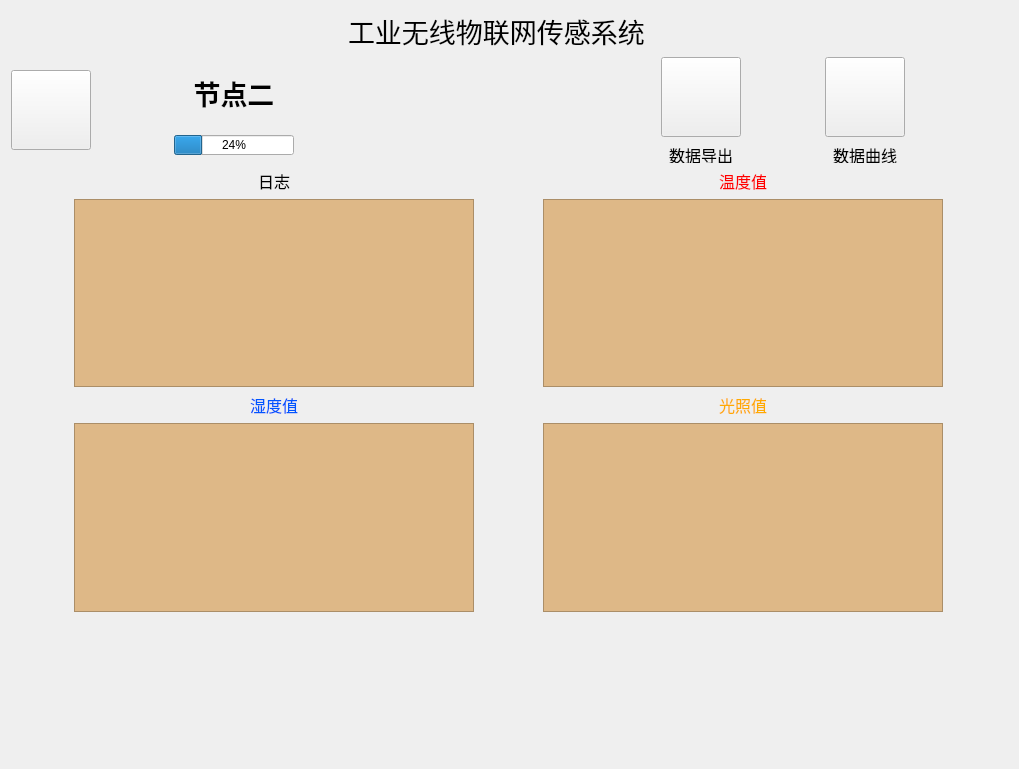
<?xml version="1.0" encoding="UTF-8"?>
<ui version="4.0">
 <class>nodeTwo</class>
 <widget class="QWidget" name="nodeTwo">
  <property name="geometry">
   <rect>
    <x>0</x>
    <y>0</y>
    <width>1019</width>
    <height>769</height>
   </rect>
  </property>
  <property name="windowTitle">
   <string>Form</string>
  </property>
  <layout class="QGridLayout" name="gridLayout">
   <item row="0" column="0">
    <layout class="QHBoxLayout" name="horizontalLayout_5">
     <item>
      <spacer name="horizontalSpacer">
       <property name="orientation">
        <enum>Qt::Horizontal</enum>
       </property>
       <property name="sizeHint" stdset="0">
        <size>
         <width>40</width>
         <height>20</height>
        </size>
       </property>
      </spacer>
     </item>
     <item>
      <widget class="QLabel" name="label_6">
       <property name="text">
        <string>&lt;html&gt;&lt;head/&gt;&lt;body&gt;&lt;p&gt;&lt;span style=&quot; font-size:20pt;&quot;&gt;工业无线物联网传感系统&lt;/span&gt;&lt;/p&gt;&lt;/body&gt;&lt;/html&gt;</string>
       </property>
      </widget>
     </item>
     <item>
      <spacer name="horizontalSpacer_2">
       <property name="orientation">
        <enum>Qt::Horizontal</enum>
       </property>
       <property name="sizeHint" stdset="0">
        <size>
         <width>40</width>
         <height>20</height>
        </size>
       </property>
      </spacer>
     </item>
    </layout>
   </item>
   <item row="2" column="0" colspan="2">
    <layout class="QVBoxLayout" name="verticalLayout_5">
     <item>
      <layout class="QHBoxLayout" name="horizontalLayout_3">
       <item>
        <layout class="QVBoxLayout" name="verticalLayout">
         <item>
          <widget class="QLabel" name="label_5">
           <property name="minimumSize">
            <size>
             <width>400</width>
             <height>0</height>
            </size>
           </property>
           <property name="maximumSize">
            <size>
             <width>400</width>
             <height>16777215</height>
            </size>
           </property>
           <property name="text">
            <string>&lt;html&gt;&lt;head/&gt;&lt;body&gt;&lt;p align=&quot;center&quot;&gt;&lt;span style=&quot; font-size:12pt;&quot;&gt;日志&lt;/span&gt;&lt;/p&gt;&lt;/body&gt;&lt;/html&gt;</string>
           </property>
           <property name="alignment">
            <set>Qt::AlignCenter</set>
           </property>
          </widget>
         </item>
         <item>
          <widget class="QTextEdit" name="textEdit_4">
           <property name="minimumSize">
            <size>
             <width>400</width>
             <height>0</height>
            </size>
           </property>
           <property name="maximumSize">
            <size>
             <width>400</width>
             <height>16777215</height>
            </size>
           </property>
           <property name="styleSheet">
            <string notr="true">background-color: rgb(222, 184, 135);</string>
           </property>
           <property name="readOnly">
            <bool>true</bool>
           </property>
          </widget>
         </item>
        </layout>
       </item>
       <item>
        <layout class="QVBoxLayout" name="verticalLayout_2">
         <item>
          <widget class="QLabel" name="label">
           <property name="minimumSize">
            <size>
             <width>400</width>
             <height>0</height>
            </size>
           </property>
           <property name="maximumSize">
            <size>
             <width>400</width>
             <height>16777215</height>
            </size>
           </property>
           <property name="text">
            <string>&lt;html&gt;&lt;head/&gt;&lt;body&gt;&lt;p align=&quot;center&quot;&gt;&lt;span style=&quot; font-size:12pt; color:#ff0000;&quot;&gt;温度值&lt;/span&gt;&lt;/p&gt;&lt;/body&gt;&lt;/html&gt;</string>
           </property>
           <property name="alignment">
            <set>Qt::AlignCenter</set>
           </property>
          </widget>
         </item>
         <item>
          <widget class="QTextEdit" name="textEdit">
           <property name="minimumSize">
            <size>
             <width>400</width>
             <height>0</height>
            </size>
           </property>
           <property name="maximumSize">
            <size>
             <width>400</width>
             <height>16777215</height>
            </size>
           </property>
           <property name="styleSheet">
            <string notr="true">background-color: rgb(222, 184, 135);</string>
           </property>
           <property name="readOnly">
            <bool>true</bool>
           </property>
          </widget>
         </item>
        </layout>
       </item>
      </layout>
     </item>
     <item>
      <layout class="QHBoxLayout" name="horizontalLayout_4">
       <item>
        <layout class="QVBoxLayout" name="verticalLayout_3">
         <item>
          <widget class="QLabel" name="label_2">
           <property name="minimumSize">
            <size>
             <width>400</width>
             <height>0</height>
            </size>
           </property>
           <property name="maximumSize">
            <size>
             <width>400</width>
             <height>16777215</height>
            </size>
           </property>
           <property name="text">
            <string>&lt;html&gt;&lt;head/&gt;&lt;body&gt;&lt;p align=&quot;center&quot;&gt;&lt;span style=&quot; font-size:12pt; color:#0055ff;&quot;&gt;湿度值&lt;/span&gt;&lt;/p&gt;&lt;/body&gt;&lt;/html&gt;</string>
           </property>
           <property name="alignment">
            <set>Qt::AlignCenter</set>
           </property>
          </widget>
         </item>
         <item>
          <widget class="QTextEdit" name="textEdit_2">
           <property name="minimumSize">
            <size>
             <width>400</width>
             <height>0</height>
            </size>
           </property>
           <property name="maximumSize">
            <size>
             <width>400</width>
             <height>16777215</height>
            </size>
           </property>
           <property name="styleSheet">
            <string notr="true">background-color: rgb(222, 184, 135);</string>
           </property>
           <property name="readOnly">
            <bool>true</bool>
           </property>
          </widget>
         </item>
        </layout>
       </item>
       <item>
        <layout class="QVBoxLayout" name="verticalLayout_4">
         <item>
          <widget class="QLabel" name="label_3">
           <property name="minimumSize">
            <size>
             <width>400</width>
             <height>0</height>
            </size>
           </property>
           <property name="maximumSize">
            <size>
             <width>400</width>
             <height>16777215</height>
            </size>
           </property>
           <property name="text">
            <string>&lt;html&gt;&lt;head/&gt;&lt;body&gt;&lt;p align=&quot;center&quot;&gt;&lt;span style=&quot; font-size:12pt; color:#ffaa00;&quot;&gt;光照值&lt;/span&gt;&lt;/p&gt;&lt;/body&gt;&lt;/html&gt;</string>
           </property>
           <property name="alignment">
            <set>Qt::AlignCenter</set>
           </property>
          </widget>
         </item>
         <item>
          <widget class="QTextEdit" name="textEdit_3">
           <property name="minimumSize">
            <size>
             <width>400</width>
             <height>0</height>
            </size>
           </property>
           <property name="maximumSize">
            <size>
             <width>400</width>
             <height>16777215</height>
            </size>
           </property>
           <property name="styleSheet">
            <string notr="true">background-color: rgb(222, 184, 135);</string>
           </property>
           <property name="readOnly">
            <bool>true</bool>
           </property>
          </widget>
         </item>
        </layout>
       </item>
      </layout>
     </item>
    </layout>
   </item>
   <item row="3" column="1">
    <spacer name="verticalSpacer_3">
     <property name="orientation">
      <enum>Qt::Vertical</enum>
     </property>
     <property name="sizeHint" stdset="0">
      <size>
       <width>20</width>
       <height>152</height>
      </size>
     </property>
    </spacer>
   </item>
   <item row="1" column="0">
    <layout class="QHBoxLayout" name="horizontalLayout_2">
     <item>
      <widget class="QPushButton" name="pushButton_Return">
       <property name="minimumSize">
        <size>
         <width>80</width>
         <height>80</height>
        </size>
       </property>
       <property name="maximumSize">
        <size>
         <width>80</width>
         <height>80</height>
        </size>
       </property>
       <property name="styleSheet">
        <string notr="true">border-image: url(:/PIC/Return.png);</string>
       </property>
       <property name="text">
        <string/>
       </property>
      </widget>
     </item>
     <item>
      <spacer name="horizontalSpacer_7">
       <property name="orientation">
        <enum>Qt::Horizontal</enum>
       </property>
       <property name="sizeHint" stdset="0">
        <size>
         <width>40</width>
         <height>20</height>
        </size>
       </property>
      </spacer>
     </item>
     <item>
      <layout class="QVBoxLayout" name="verticalLayout_9">
       <item>
        <widget class="QLabel" name="label_4">
         <property name="minimumSize">
          <size>
           <width>120</width>
           <height>60</height>
          </size>
         </property>
         <property name="maximumSize">
          <size>
           <width>120</width>
           <height>60</height>
          </size>
         </property>
         <property name="text">
          <string>&lt;html&gt;&lt;head/&gt;&lt;body&gt;&lt;p&gt;&lt;span style=&quot; font-size:20pt; font-weight:600;&quot;&gt;节点二&lt;/span&gt;&lt;/p&gt;&lt;/body&gt;&lt;/html&gt;</string>
         </property>
         <property name="alignment">
          <set>Qt::AlignCenter</set>
         </property>
        </widget>
       </item>
       <item>
        <widget class="QProgressBar" name="progressBar">
         <property name="minimumSize">
          <size>
           <width>120</width>
           <height>20</height>
          </size>
         </property>
         <property name="maximumSize">
          <size>
           <width>120</width>
           <height>20</height>
          </size>
         </property>
         <property name="value">
          <number>24</number>
         </property>
         <property name="alignment">
          <set>Qt::AlignCenter</set>
         </property>
        </widget>
       </item>
      </layout>
     </item>
     <item>
      <spacer name="horizontalSpacer_3">
       <property name="orientation">
        <enum>Qt::Horizontal</enum>
       </property>
       <property name="sizeHint" stdset="0">
        <size>
         <width>18</width>
         <height>20</height>
        </size>
       </property>
      </spacer>
     </item>
     <item>
      <layout class="QVBoxLayout" name="verticalLayout_6">
       <item>
        <spacer name="verticalSpacer">
         <property name="orientation">
          <enum>Qt::Vertical</enum>
         </property>
         <property name="sizeHint" stdset="0">
          <size>
           <width>20</width>
           <height>18</height>
          </size>
         </property>
        </spacer>
       </item>
       <item>
        <layout class="QHBoxLayout" name="horizontalLayout">
         <item>
          <widget class="QLabel" name="label_currentTime">
           <property name="minimumSize">
            <size>
             <width>200</width>
             <height>0</height>
            </size>
           </property>
           <property name="maximumSize">
            <size>
             <width>200</width>
             <height>16777215</height>
            </size>
           </property>
           <property name="text">
            <string/>
           </property>
           <property name="alignment">
            <set>Qt::AlignCenter</set>
           </property>
          </widget>
         </item>
        </layout>
       </item>
       <item>
        <spacer name="verticalSpacer_2">
         <property name="orientation">
          <enum>Qt::Vertical</enum>
         </property>
         <property name="sizeHint" stdset="0">
          <size>
           <width>20</width>
           <height>18</height>
          </size>
         </property>
        </spacer>
       </item>
      </layout>
     </item>
     <item>
      <spacer name="horizontalSpacer_4">
       <property name="orientation">
        <enum>Qt::Horizontal</enum>
       </property>
       <property name="sizeHint" stdset="0">
        <size>
         <width>18</width>
         <height>20</height>
        </size>
       </property>
      </spacer>
     </item>
     <item>
      <layout class="QVBoxLayout" name="verticalLayout_7">
       <item>
        <widget class="QPushButton" name="pushButton">
         <property name="minimumSize">
          <size>
           <width>80</width>
           <height>80</height>
          </size>
         </property>
         <property name="maximumSize">
          <size>
           <width>80</width>
           <height>80</height>
          </size>
         </property>
         <property name="styleSheet">
          <string notr="true">border-image: url(:/PIC/Output2.png);</string>
         </property>
         <property name="text">
          <string/>
         </property>
        </widget>
       </item>
       <item>
        <widget class="QLabel" name="label_7">
         <property name="minimumSize">
          <size>
           <width>0</width>
           <height>20</height>
          </size>
         </property>
         <property name="maximumSize">
          <size>
           <width>16777215</width>
           <height>20</height>
          </size>
         </property>
         <property name="text">
          <string>&lt;html&gt;&lt;head/&gt;&lt;body&gt;&lt;p align=&quot;center&quot;&gt;&lt;span style=&quot; font-size:12pt;&quot;&gt;数据导出&lt;/span&gt;&lt;/p&gt;&lt;/body&gt;&lt;/html&gt;</string>
         </property>
         <property name="alignment">
          <set>Qt::AlignCenter</set>
         </property>
        </widget>
       </item>
      </layout>
     </item>
     <item>
      <spacer name="horizontalSpacer_5">
       <property name="orientation">
        <enum>Qt::Horizontal</enum>
       </property>
       <property name="sizeHint" stdset="0">
        <size>
         <width>18</width>
         <height>20</height>
        </size>
       </property>
      </spacer>
     </item>
     <item>
      <layout class="QVBoxLayout" name="verticalLayout_8">
       <item>
        <widget class="QPushButton" name="pushButton_2">
         <property name="minimumSize">
          <size>
           <width>80</width>
           <height>80</height>
          </size>
         </property>
         <property name="maximumSize">
          <size>
           <width>80</width>
           <height>80</height>
          </size>
         </property>
         <property name="styleSheet">
          <string notr="true">border-image: url(:/PIC/Series2.png);</string>
         </property>
         <property name="text">
          <string/>
         </property>
        </widget>
       </item>
       <item>
        <widget class="QLabel" name="label_8">
         <property name="minimumSize">
          <size>
           <width>0</width>
           <height>20</height>
          </size>
         </property>
         <property name="maximumSize">
          <size>
           <width>16777215</width>
           <height>20</height>
          </size>
         </property>
         <property name="text">
          <string>&lt;html&gt;&lt;head/&gt;&lt;body&gt;&lt;p align=&quot;center&quot;&gt;&lt;span style=&quot; font-size:12pt;&quot;&gt;数据曲线&lt;/span&gt;&lt;/p&gt;&lt;/body&gt;&lt;/html&gt;</string>
         </property>
         <property name="alignment">
          <set>Qt::AlignCenter</set>
         </property>
        </widget>
       </item>
      </layout>
     </item>
     <item>
      <spacer name="horizontalSpacer_6">
       <property name="orientation">
        <enum>Qt::Horizontal</enum>
       </property>
       <property name="sizeHint" stdset="0">
        <size>
         <width>17</width>
         <height>20</height>
        </size>
       </property>
      </spacer>
     </item>
    </layout>
   </item>
  </layout>
 </widget>
 <resources/>
 <connections/>
</ui>
